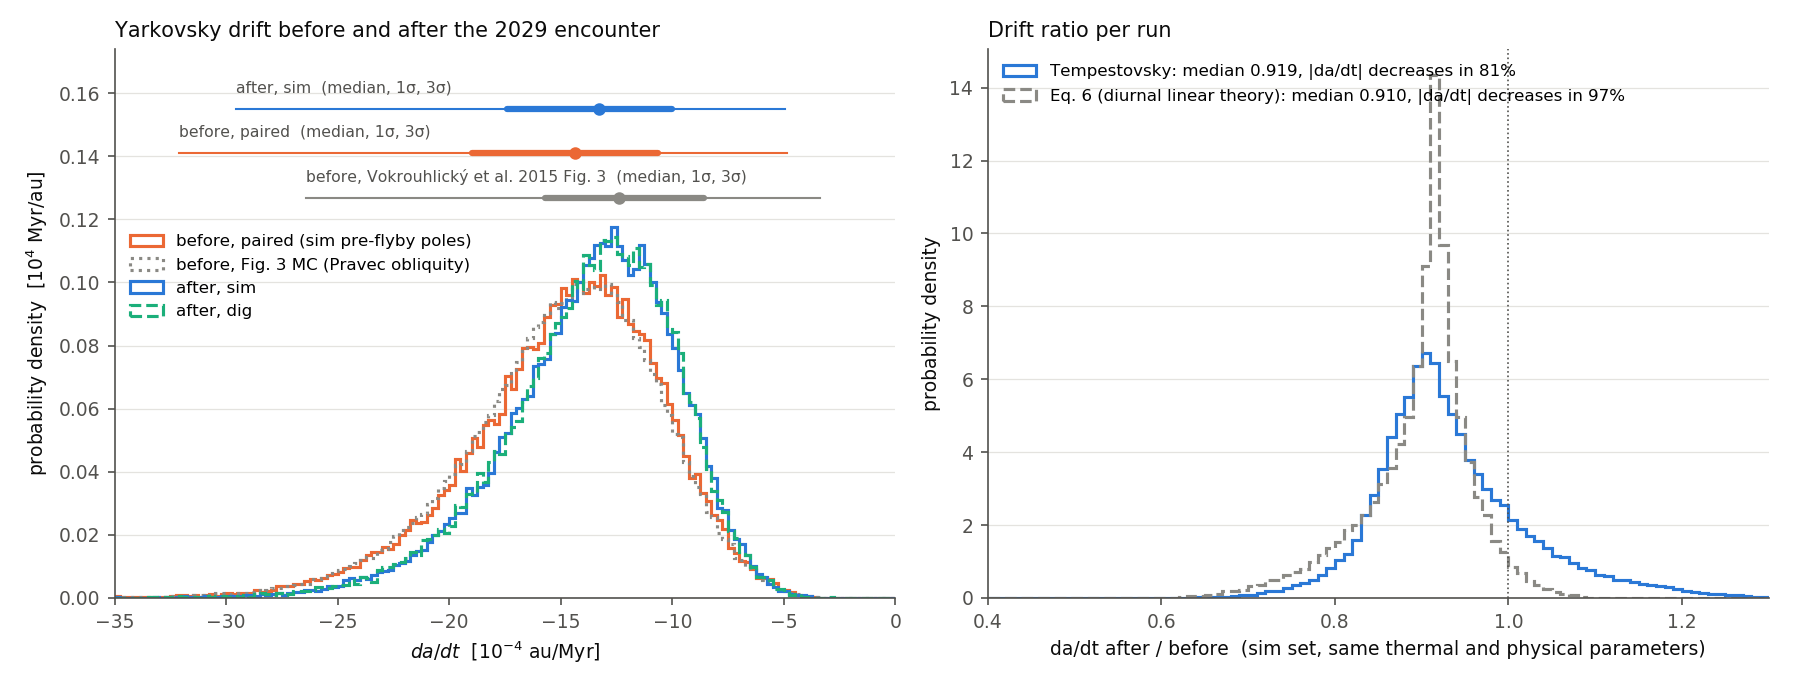

Reproduce this figure in Python.
'''
Yarkovsky drift of Apophis after the 2029 encounter (Tempestovsky batch, drift_runs.csv.gz) compared with the drift
before the encounter.

    python results/apophis_flyby_2029/drift_vs_preflyby.py        # paths are relative to this file

After the flyby: the sim and dig sets of the batch, one Tempestovsky run per post-flyby state.

Before the flyby: the Tempestovsky grid of results/apophis_fig3 (nominal tumbling state on the pre-flyby orbit,
<da/dt> in thermal inertia, Bond albedo and obliquity), used in two ways:
  * paired: every run of the sim set on its own pre-flyby pole (ensemble_50000.npz, row k = run k), with the same
    Gamma, A, D, rho, roughness and shape noise as after the flyby. D, rho, roughness and shape noise cancel in the
    ratio after/before, which is compared with the diurnal linear theory (Eq. 6 of Benson et al. 2022).
  * Fig. 3 MC: the independent reproduction of Vokrouhlicky et al. (2015) Fig. 3 (results/apophis_fig3/fig3_samples.npz;
    obliquity from Pravec et al. 2014 instead of the pre-flyby poles of the flyby ensemble).

Approximations of the paired pre-flyby drift: the grid has the nominal inertias (I1 = 0.61, I2 = 0.965) and the pole
longitude of the nominal state for every pre-flyby state (the flyby ensemble varies I1, I2 at the same periods), and
it is linear in log Gamma between the grid nodes. Outside the grid (A < 0.08 or > 0.20, obliquity < 145 or > 177 deg)
it is extrapolated linearly; fig3_mc.py clips to the grid edge instead.

load() returns the merged tables (post-flyby results + inputs + paired pre-flyby drift) for further analysis.
'''
import glob, os, re
import numpy as np
import pandas as pd
from scipy.interpolate import RegularGridInterpolator
from collect import MS2AUMYR, D_SHAPE, RHO_SIM
from orbits import PRE, POST, obliquity

HERE = os.path.dirname(os.path.abspath(__file__))
FIG3 = os.path.join(HERE, '..', 'apophis_fig3')
OBL_NOM = 167.201                     # obliquity of the nominal pre-flyby state, as in fig3_mc.py [deg]
PCT = [0.135, 15.865, 50, 84.135, 99.865]
PAPER_FIG3 = dict(mean=-12.80, sd=3.60, pct=[-26.40, -15.70, -12.40, -8.60, -3.40])   # Vokrouhlicky et al. 2015


def preflyby_grid():
    '''Pre-flyby Tempestovsky drift [m/s] for D_SHAPE and RHO_SIM as a function of (log Gamma, A, obliquity).'''
    read = lambda f: float(open(f).read().split(':')[1])
    grid = {}
    for f in glob.glob(os.path.join(FIG3, 'out3d', 'g*_A*_o[0-9][0-9][0-9].txt')):
        g, a, o = re.match(r'g(\d+)_A([\d.]+)_o(\d+)\.txt', os.path.basename(f)).groups()
        grid[(float(g), float(a), OBL_NOM if o == '167' else float(o))] = read(f)
    G = sorted({k[0] for k in grid})
    for g in G:                                    # nominal state (A = 0.14, nominal obliquity) is in out/
        grid[(g, 0.14, OBL_NOM)] = read(os.path.join(FIG3, 'out', f'ti{int(g)}.txt'))
    AL, OB = sorted({k[1] for k in grid}), sorted({k[2] for k in grid})
    tab = np.array([[[grid[(g, a, o)] for o in OB] for a in AL] for g in G])
    return RegularGridInterpolator((np.log(G), AL, OB), tab, bounds_error=False, fill_value=None), (G, AL, OB)


def load():
    res = pd.read_csv(os.path.join(HERE, 'drift_runs.csv.gz'))
    res = res[res.valid]
    sets = {}
    for name in ('sim', 'dig'):
        x = res[res.set == f'runs_{name}'].merge(pd.read_csv(os.path.join(HERE, f'inputs_{name}.csv.gz')), on='run')
        x['dadt'] = x.dadt_au_Myr * 1e4                                       # 1e-4 au/Myr
        x['obl_post'] = 90.0 - x.beta_L
        sets[name] = x
    sim = sets['sim']
    ens = np.load(os.path.join(HERE, 'ensemble_50000.npz'))
    sim['obl_pre'] = obliquity(ens['pre_lam'], ens['pre_beta'], PRE)[sim.run]
    interp, (G, AL, OB) = preflyby_grid()
    sim['drift_pre_m_s'] = interp(np.column_stack([np.log(sim.thermal_inertia), sim.albedo, sim.obl_pre]))
    scale = (D_SHAPE / sim.D) * (RHO_SIM / sim.rho) * sim.roughness * sim.shape_noise
    sim['dadt_pre'] = sim.drift_pre_m_s * MS2AUMYR * 1e4 * scale
    sim['ratio'] = sim.drift_m_s / sim.drift_pre_m_s                          # after / before
    sim['ratio_eq6'] = (np.cos(np.radians(sim.obl_post)) / np.cos(np.radians(sim.obl_pre))
                        * np.sqrt(PRE['a'] / POST['a']))
    sim.attrs['outside_grid'] = float(np.mean((sim.albedo < AL[0]) | (sim.albedo > AL[-1])
                                              | (sim.obl_pre < OB[0]) | (sim.obl_pre > OB[-1])))
    pre_mc = np.load(os.path.join(FIG3, 'fig3_samples.npz'))['dadt']
    return sim, sets['dig'], pre_mc


def stats(name, d):
    p = np.percentile(d, PCT)
    print(f'{name:34s} {len(d):7d} {d.mean():7.2f} {d.std():5.2f} {p[2]:7.2f}   [{p[1]:6.2f}, {p[3]:6.2f}]'
          f'   [{p[0]:6.2f}, {p[4]:6.2f}]')
    return p


def ratio_stats(name, r):
    p = np.percentile(r, [2.5, 16, 50, 84, 97.5])
    print(f'{name:34s} {p[2]:6.3f}   [{p[1]:.3f}, {p[3]:.3f}]   [{p[0]:.3f}, {p[4]:.3f}]   {100 * np.mean(r < 1):5.1f}%')


if __name__ == '__main__':
    import matplotlib
    matplotlib.use('Agg')
    import matplotlib.pyplot as plt

    sim, dig, pre_mc = load()
    print(f'da/dt [1e-4 au/Myr] (paired pre-flyby drift extrapolated outside the grid for '
          f'{100 * sim.attrs["outside_grid"]:.1f}% of the runs)')
    print(f'{"":34s} {"N":>7s} {"mean":>7s} {"sd":>5s} {"median":>7s}   {"1 sigma":^16s}   {"3 sigma":^16s}')
    p_pre = stats('before, paired (sim pre-flyby poles)', sim.dadt_pre)
    p_mc = stats('before, Fig. 3 MC (apophis_fig3)', pre_mc)
    p = PAPER_FIG3['pct']
    print(f'{"before, Vokrouhlicky et al. Fig. 3":34s} {"":7s} {PAPER_FIG3["mean"]:7.2f} {PAPER_FIG3["sd"]:5.2f} '
          f'{p[2]:7.2f}   [{p[1]:6.2f}, {p[3]:6.2f}]   [{p[0]:6.2f}, {p[4]:6.2f}]')
    p_sim = stats('after, sim', sim.dadt)
    stats('after, dig', dig.dadt)
    for s, lab in ((1, 'SAM'), (0, 'LAM')):
        stats(f'after, sim, {lab} after the flyby', sim.dadt[sim.sam == s])

    print(f'\nratio after/before (sim, paired)   median   16-84%            2.5-97.5%        |da/dt| decreases')
    ratio_stats('Tempestovsky', sim.ratio)
    ratio_stats('Eq. 6 (diurnal linear theory)', sim.ratio_eq6)
    for s, lab in ((1, 'SAM'), (0, 'LAM')):
        ratio_stats(f'Tempestovsky, {lab} after the flyby', sim.ratio[sim.sam == s])
    q = sim.ratio / sim.ratio_eq6
    print(f'Tempestovsky / Eq. 6: median {q.median():.3f}, 16-84% [{q.quantile(0.16):.3f}, {q.quantile(0.84):.3f}], '
          f'Pearson r = {np.corrcoef(sim.ratio, sim.ratio_eq6)[0, 1]:.3f}')
    print('(orbit change alone, nominal state and pole, README: 0.927; Eq. 6: 0.912)')

    # ---------------------------------------------------------------------------------------------- figure
    BLUE, ORANGE, AQUA, GREY, INK, MUTED = '#2a78d6', '#eb6834', '#1baf7a', '#8a8984', '#0b0b0b', '#52514e'
    plt.rcParams.update({'font.size': 9, 'axes.edgecolor': MUTED, 'axes.labelcolor': INK, 'xtick.color': MUTED,
                         'ytick.color': MUTED, 'axes.spines.top': False, 'axes.spines.right': False})
    fig, (ax, bx) = plt.subplots(1, 2, figsize=(12, 4.6))

    bins = np.arange(-35, 0.001, 0.25)
    curves = [(sim.dadt_pre, ORANGE, '-', 'before, paired (sim pre-flyby poles)'),
              (pre_mc, GREY, ':', 'before, Fig. 3 MC (Pravec obliquity)'),
              (sim.dadt, BLUE, '-', 'after, sim'),
              (dig.dadt, AQUA, '--', 'after, dig')]
    hmax = 0
    for d, c, ls, lab in curves:
        h, _, _ = ax.hist(d, bins=bins, density=True, histtype='step', color=c, ls=ls, lw=1.5, label=lab)
        hmax = max(hmax, h.max())
    bars = [(p, GREY, 'before, Vokrouhlický et al. 2015 Fig. 3'), (p_pre, ORANGE, 'before, paired'),
            (p_sim, BLUE, 'after, sim')]
    for k, (pp, c, lab) in enumerate(bars):          # median, 1 sigma, 3 sigma, labelled directly
        y = hmax * (1.08 + 0.12 * k)
        ax.plot([pp[1], pp[3]], [y, y], color=c, lw=3, solid_capstyle='round')
        ax.plot([pp[0], pp[4]], [y, y], color=c, lw=1)
        ax.plot(pp[2], y, 'o', color=c, ms=5)
        ax.text(pp[0], y + 0.035 * hmax, f'{lab}  (median, 1σ, 3σ)', color=MUTED, fontsize=7.5, va='bottom')
    ax.set_xlim(-35, 0); ax.set_ylim(0, 1.48 * hmax)
    ax.set_xlabel(r'$da/dt$  [$10^{-4}$ au/Myr]'); ax.set_ylabel(r'probability density  [$10^{4}$ Myr/au]')
    ax.legend(loc='upper left', bbox_to_anchor=(0, 0.69), fontsize=8, frameon=False)
    ax.set_title('Yarkovsky drift before and after the 2029 encounter', fontsize=10, color=INK, loc='left')

    rb = np.arange(0.4, 1.3001, 0.01)
    for r, c, ls, lab in [(sim.ratio, BLUE, '-', 'Tempestovsky'), (sim.ratio_eq6, GREY, '--', 'Eq. 6 (diurnal linear theory)')]:
        bx.hist(r, bins=rb, density=True, histtype='step', color=c, ls=ls, lw=1.5,
                label=f'{lab}: median {np.median(r):.3f}, |da/dt| decreases in {100 * np.mean(r < 1):.0f}%')
    bx.axvline(1.0, color=MUTED, lw=0.8, ls=':')
    bx.set_xlim(rb[0], rb[-1])
    bx.set_xlabel('da/dt after / before  (sim set, same thermal and physical parameters)')
    bx.set_ylabel('probability density')
    bx.legend(loc='upper left', fontsize=8, frameon=False)
    bx.set_title('Drift ratio per run', fontsize=10, color=INK, loc='left')
    for a in (ax, bx):
        a.grid(axis='y', color='#e4e3df', lw=0.6); a.set_axisbelow(True)
    fig.tight_layout()
    out = os.path.join(HERE, 'drift_vs_preflyby.png')
    fig.savefig(out, dpi=150)
    print('figure:', out)
